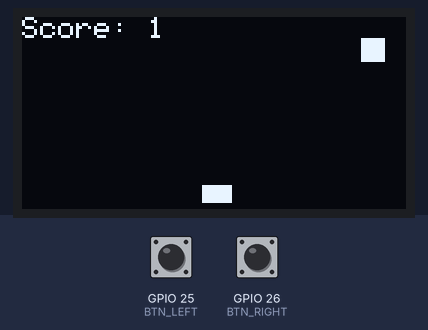
Recording of a sketch running on a simulated ESP32. On the bench: 128×64 one-colour display. Inputs (shaded band) come from the test bench; at power-on: GPIO 25 (BTN_LEFT) HIGH, GPIO 26 (BTN_RIGHT) HIGH. Random numbers use the default seed unless the sketch sets one.

Above: at 1.2 s.
1.3 s: GPIO 25 (BTN_LEFT) pulled LOW for 0.15 s
At 1.75 s:
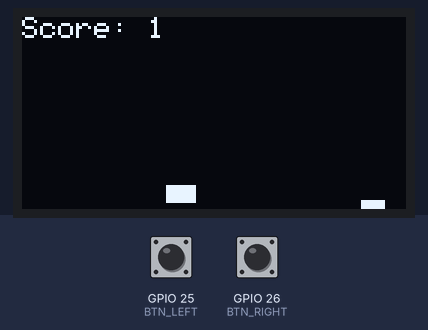
2.0 s: GPIO 25 (BTN_LEFT) pulled LOW for 0.15 s
At 2.38 s:
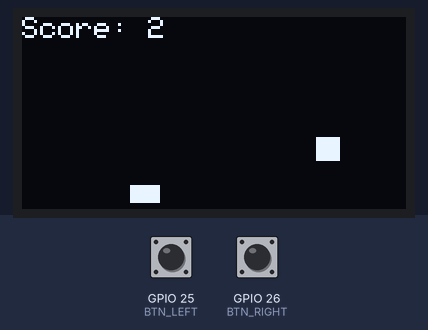
2.7 s: GPIO 26 (BTN_RIGHT) pulled LOW for 0.15 s
At 3.01 s:
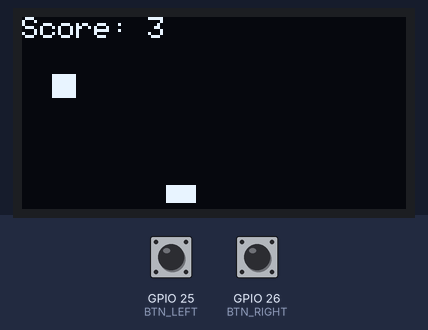
3.4 s: GPIO 25 (BTN_LEFT) pulled LOW for 1 s
At 3.64 s:
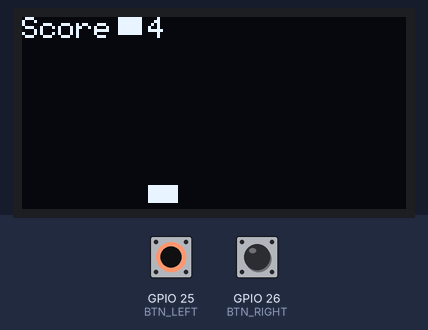
5.0 s: GPIO 26 (BTN_RIGHT) pulled LOW for 1 s
At 7.6 s:
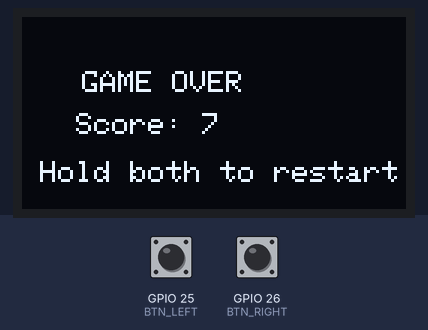
8.2 s: GPIO 25 (BTN_LEFT) driven LOW and GPIO 26 (BTN_RIGHT) driven LOW
At 8.44 s:
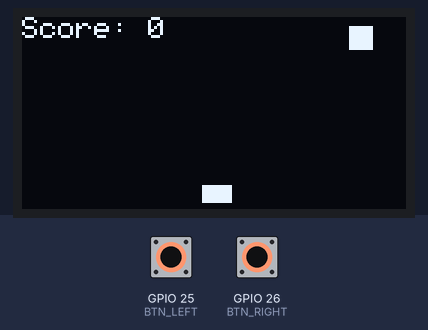
Timing chart, 0 to 10.7 s (numbered marks = the images above; inputs shaded):
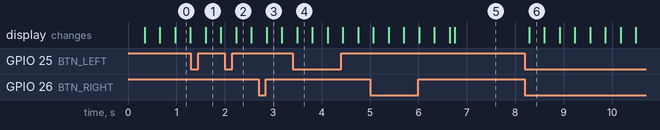

The sketch:

sketch.ino
```cpp
#include <Wire.h>
#include <Adafruit_GFX.h>
#include <Adafruit_SSD1306.h>

// OLED
#define SCREEN_WIDTH 128
#define SCREEN_HEIGHT 64
Adafruit_SSD1306 display(SCREEN_WIDTH, SCREEN_HEIGHT, &Wire, -1);

// Buttons (to GND, using internal pullups)
#define BTN_LEFT  25
#define BTN_RIGHT 26

// Game state
int playerX = 60;               // 0..127
const int playerY = 56;         // near bottom
const int playerW = 10;
const int playerH = 6;

int blockX = 0;
int blockY = 0;
int blockW = 8;
int blockH = 8;

int score = 0;
bool gameOver = false;

// Timing
unsigned long lastFrame = 0;
const unsigned long frameMs = 35; // ~28 FPS

// Simple RNG seed
void seedRng() {
  randomSeed(esp_random());
}

void resetGame() {
  playerX = 60;
  blockX = random(0, SCREEN_WIDTH - blockW);
  blockY = 0;
  score = 0;
  gameOver = false;
}

bool rectOverlap(int ax,int ay,int aw,int ah,int bx,int by,int bw,int bh) {
  return ax < bx + bw && ax + aw > bx && ay < by + bh && ay + ah > by;
}

void setup() {
  Serial.begin(115200);

  pinMode(BTN_LEFT, INPUT_PULLUP);
  pinMode(BTN_RIGHT, INPUT_PULLUP);

  Wire.begin(21, 22);

  if (!display.begin(SSD1306_SWITCHCAPVCC, 0x3C)) {
    Serial.println("OLED init failed");
    while (true) delay(100);
  }

  seedRng();
  resetGame();
}

void drawGame() {
  display.clearDisplay();

  // HUD
  display.setTextSize(1);
  display.setTextColor(SSD1306_WHITE);
  display.setCursor(0, 0);
  display.print("Score: ");
  display.print(score);

  // Player
  display.fillRect(playerX, playerY, playerW, playerH, SSD1306_WHITE);

  // Falling block
  display.fillRect(blockX, blockY, blockW, blockH, SSD1306_WHITE);

  display.display();
}

void drawGameOver() {
  display.clearDisplay();
  display.setTextSize(1);
  display.setTextColor(SSD1306_WHITE);

  display.setCursor(20, 18);
  display.println("GAME OVER");

  display.setCursor(18, 32);
  display.print("Score: ");
  display.println(score);

  display.setCursor(6, 48);
  display.println("Hold both to restart");

  display.display();
}

void loop() {
  if (millis() - lastFrame < frameMs) return;
  lastFrame = millis();

  // Read buttons (pressed = LOW)
  bool leftPressed  = (digitalRead(BTN_LEFT) == LOW);
  bool rightPressed = (digitalRead(BTN_RIGHT) == LOW);

  if (gameOver) {
    drawGameOver();
    if (leftPressed && rightPressed) {
      resetGame();
    }
    return;
  }

  // Move player
  if (leftPressed)  playerX -= 3;
  if (rightPressed) playerX += 3;
  if (playerX < 0) playerX = 0;
  if (playerX > SCREEN_WIDTH - playerW) playerX = SCREEN_WIDTH - playerW;

  // Move block
  blockY += 3 + (score / 10); // speeds up over time

  // If block passed bottom, respawn + score
  if (blockY > SCREEN_HEIGHT) {
    blockY = -blockH;
    blockX = random(0, SCREEN_WIDTH - blockW);
    score++;
  }

  // Collision
  if (rectOverlap(playerX, playerY, playerW, playerH, blockX, blockY, blockW, blockH)) {
    gameOver = true;
  }

  drawGame();
}
```

Measured:
- after the input at 8.2 s, the display: changes after 0.09 s (image 6)
